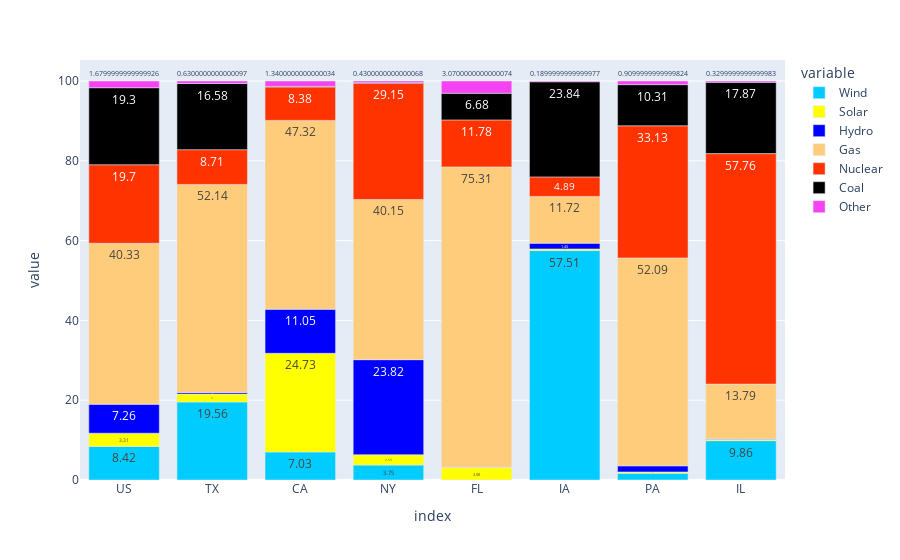

Write notebook code for a chart like this one.
### Code cell
fig = px.bar(regions_perc,color_discrete_sequence=colors,text='value' )
fig.show()

### Figure 1 — Plotly figure (JSON) as saved in the notebook; plotly's stock layout.template omitted (floating-point values rounded to 4 significant figures)
{"data": [{"alignmentgroup": "True", "hovertemplate": "variable=Wind<br>index=%{x}<br>value=%{text}<extra></extra>", "legendgroup": "Wind", "marker": {"color": "#00ccff"}, "name": "Wind", "offsetgroup": "Wind", "orientation": "v", "showlegend": true, "text": [8.42, 19.56, 7.03, 3.75, 0, 57.51, 1.68, 9.86], "textposition": "auto", "type": "bar", "x": ["US", "TX", "CA", "NY", "FL", "IA", "PA", "IL"], "xaxis": "x", "y": [8.42, 19.56, 7.03, 3.75, 0, 57.51, 1.68, 9.86], "yaxis": "y"}, {"alignmentgroup": "True", "hovertemplate": "variable=Solar<br>index=%{x}<br>value=%{text}<extra></extra>", "legendgroup": "Solar", "marker": {"color": "#ffff00"}, "name": "Solar", "offsetgroup": "Solar", "orientation": "v", "showlegend": true, "text": [3.31, 2, 24.73, 2.59, 3.08, 0.4, 0.34, 0.31], "textposition": "auto", "type": "bar", "x": ["US", "TX", "CA", "NY", "FL", "IA", "PA", "IL"], "xaxis": "x", "y": [3.31, 2, 24.73, 2.59, 3.08, 0.4, 0.34, 0.31], "yaxis": "y"}, {"alignmentgroup": "True", "hovertemplate": "variable=Hydro<br>index=%{x}<br>value=%{text}<extra></extra>", "legendgroup": "Hydro", "marker": {"color": "#0000ff"}, "name": "Hydro", "offsetgroup": "Hydro", "orientation": "v", "showlegend": true, "text": [7.26, 0.38, 11.05, 23.82, 0.08, 1.45, 1.54, 0.08], "textposition": "auto", "type": "bar", "x": ["US", "TX", "CA", "NY", "FL", "IA", "PA", "IL"], "xaxis": "x", "y": [7.26, 0.38, 11.05, 23.82, 0.08, 1.45, 1.54, 0.08], "yaxis": "y"}, {"alignmentgroup": "True", "hovertemplate": "variable=Gas<br>index=%{x}<br>value=%{text}<extra></extra>", "legendgroup": "Gas", "marker": {"color": "#FFCC7C"}, "name": "Gas", "offsetgroup": "Gas", "orientation": "v", "showlegend": true, "text": [40.33, 52.14, 47.32, 40.15, 75.31, 11.72, 52.09, 13.79], "textposition": "auto", "type": "bar", "x": ["US", "TX", "CA", "NY", "FL", "IA", "PA", "IL"], "xaxis": "x", "y": [40.33, 52.14, 47.32, 40.15, 75.31, 11.72, 52.09, 13.79], "yaxis": "y"}, {"alignmentgroup": "True", "hovertemplate": "variable=Nuclear<br>index=%{x}<br>value=%{text}<extra></extra>", "legendgroup": "Nuclear", "marker": {"color": "#ff3300"}, "name": "Nuclear", "offsetgroup": "Nuclear", "orientation": "v", "showlegend": true, "text": [19.7, 8.71, 8.38, 29.15, 11.78, 4.89, 33.13, 57.76], "textposition": "auto", "type": "bar", "x": ["US", "TX", "CA", "NY", "FL", "IA", "PA", "IL"], "xaxis": "x", "y": [19.7, 8.71, 8.38, 29.15, 11.78, 4.89, 33.13, 57.76], "yaxis": "y"}, {"alignmentgroup": "True", "hovertemplate": "variable=Coal<br>index=%{x}<br>value=%{text}<extra></extra>", "legendgroup": "Coal", "marker": {"color": "#000000"}, "name": "Coal", "offsetgroup": "Coal", "orientation": "v", "showlegend": true, "text": [19.3, 16.58, 0.15, 0.11, 6.68, 23.84, 10.31, 17.87], "textposition": "auto", "type": "bar", "x": ["US", "TX", "CA", "NY", "FL", "IA", "PA", "IL"], "xaxis": "x", "y": [19.3, 16.58, 0.15, 0.11, 6.68, 23.84, 10.31, 17.87], "yaxis": "y"}, {"alignmentgroup": "True", "hovertemplate": "variable=Other<br>index=%{x}<br>value=%{text}<extra></extra>", "legendgroup": "Other", "marker": {"color": "#f542f2"}, "name": "Other", "offsetgroup": "Other", "orientation": "v", "showlegend": true, "text": [1.68, 0.63, 1.34, 0.43, 3.07, 0.19, 0.91, 0.33], "textposition": "auto", "type": "bar", "x": ["US", "TX", "CA", "NY", "FL", "IA", "PA", "IL"], "xaxis": "x", "y": [1.68, 0.63, 1.34, 0.43, 3.07, 0.19, 0.91, 0.33], "yaxis": "y"}], "layout": {"barmode": "relative", "legend": {"title": {"text": "variable"}, "tracegroupgap": 0}, "margin": {"t": 60}, "xaxis": {"anchor": "y", "domain": [0, 1], "title": {"text": "index"}}, "yaxis": {"anchor": "x", "domain": [0, 1], "title": {"text": "value"}}}}
